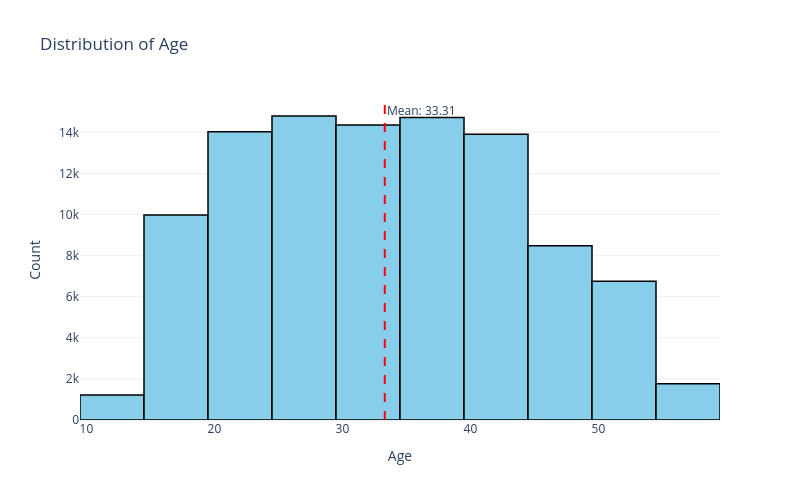

Notebook code for this chart:
### Code cell
ua.plot_histogram(df = df, column='Age', figsize = (800, 500))

### Figure 1 — Plotly figure (JSON) as saved in the notebook; plotly's stock layout.template omitted (floating-point values rounded to 4 significant figures; data arrays with more than 128 entries replaced by an {"elided": "..."} marker saying what was removed)
{"data": [{"bingroup": "x", "hovertemplate": "Age=%{x}<br>count=%{y}<extra></extra>", "legendgroup": "", "marker": {"color": "skyblue", "line": {"color": "black", "width": 1.5}, "pattern": {"shape": ""}}, "name": "", "nbinsx": 20, "orientation": "v", "showlegend": false, "type": "histogram", "x": {"elided": "100000 int values"}, "xaxis": "x", "yaxis": "y"}], "layout": {"annotations": [{"showarrow": false, "text": "Mean: 33.31", "x": 33.31, "xanchor": "left", "xref": "x", "y": 1, "yanchor": "top", "yref": "y domain"}], "barmode": "relative", "height": 500, "legend": {"tracegroupgap": 0}, "shapes": [{"line": {"color": "red", "dash": "dash"}, "type": "line", "x0": 33.31, "x1": 33.31, "xref": "x", "y0": 0, "y1": 1, "yref": "y domain"}], "title": {"text": "Distribution of Age"}, "width": 800, "xaxis": {"anchor": "y", "domain": [0, 1], "title": {"text": "Age"}}, "yaxis": {"anchor": "x", "domain": [0, 1], "title": {"text": "Count"}}}}
